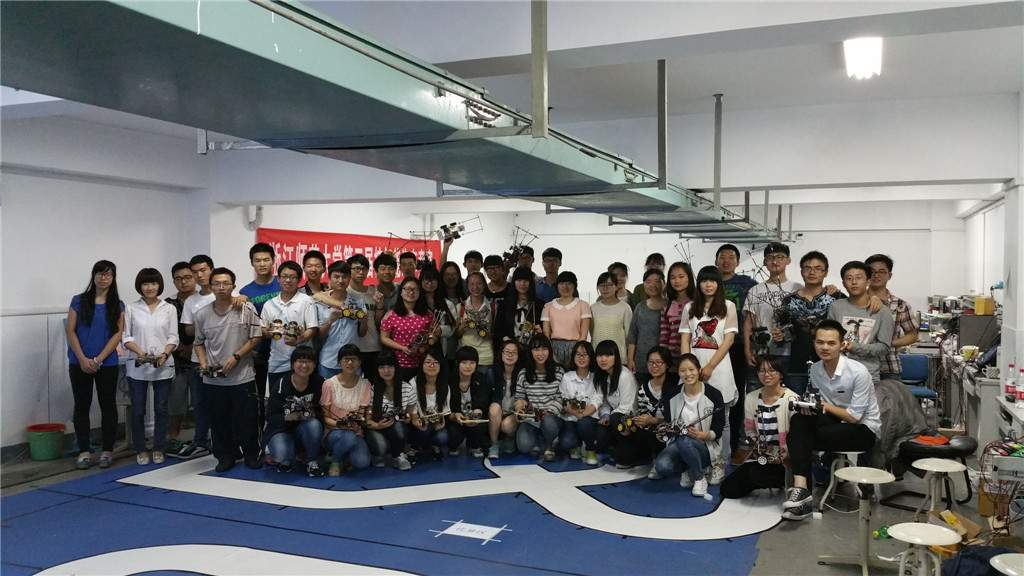
#> input picture face_detect/face2.JPG, 1024 x 576 px, found by its file name
$ python face_detect.py
#> lines starting #> are read from the running program, lines starting #| are printed output that depends on the picture; after the words box and inside, x2 and y2 are one past the last pixel; in counts of white or black regions, pixels touching at a corner belong together
import cv2
filename = 'face2.jpg'

face_cascade=cv2.CascadeClassifier('E:\opencv\opencv\sources\data\haarcascades\haarcascade_frontalface_default.xml')

img = cv2.imread(filename)
#> img is the input picture: shape (576, 1024, 3); mean B, G, R 117.8, 115.7, 114.6
gray = cv2.cvtColor(img,cv2.COLOR_BGR2GRAY)
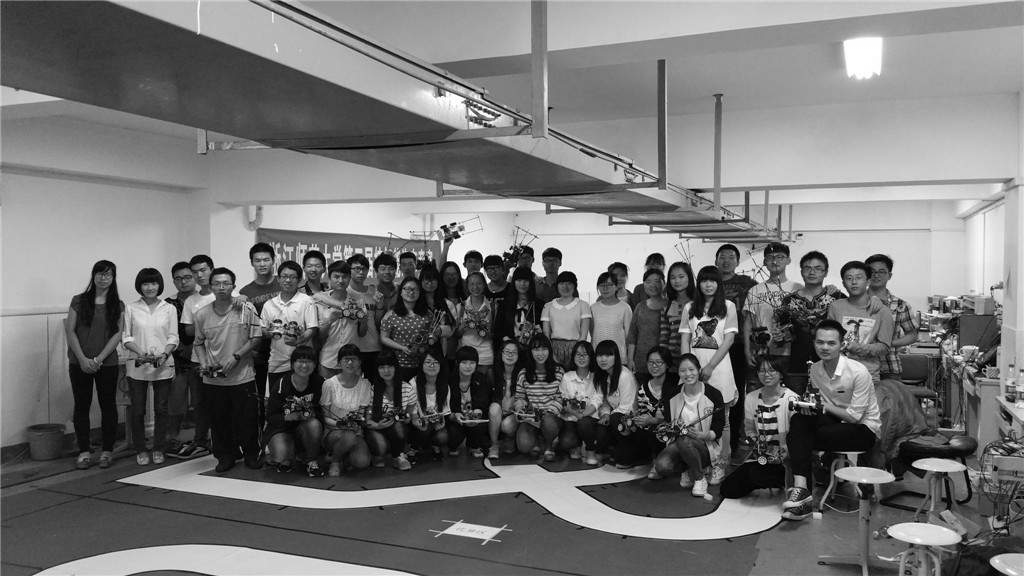
#> gray: shape (576, 1024); min 0, max 255, mean 115.6

faces=face_cascade.detectMultiScale(gray,1.3,5)
#> faces = [[249, 250, 27, 27], [799, 258, 26, 26], [812, 332, 29, 29], [498, 343, 25, 25], [643, 352, 26, 26]]
for (x,y,h,w) in faces:
    img=cv2.rectangle(img,(x,y),(x+w,y+h),(255,0,0),2)
#> this loop made 5 passes
#> pass 1, `img=cv2.rectangle(img,(x,y),(x+w,y+h),(255,0,0),2)`:
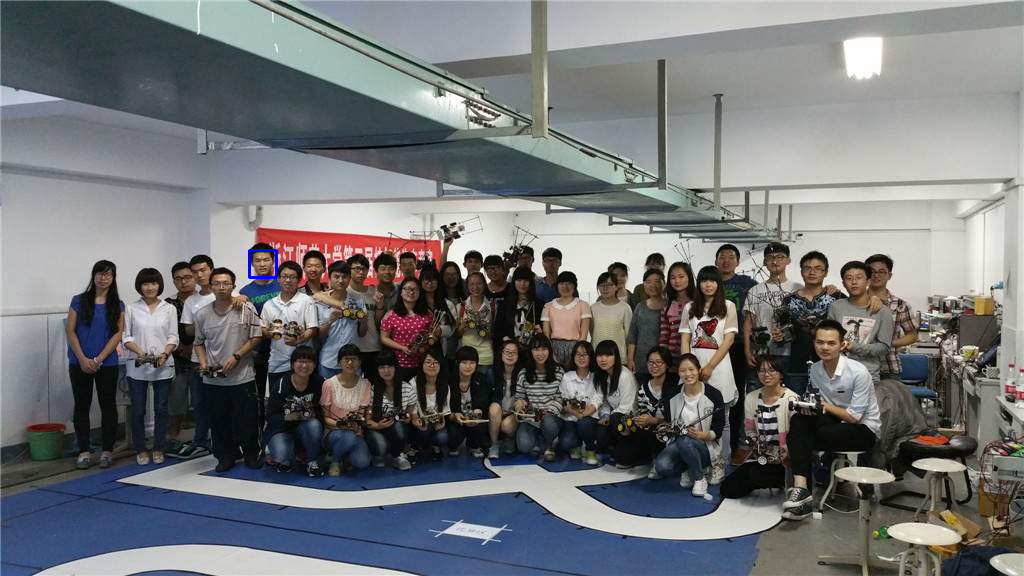
#> img: shape (576, 1024, 3); 0.05% of pixels changed, all inside (x1, y1, x2, y2) = (248, 249, 278, 279)
#> pass 2, `img=cv2.rectangle(img,(x,y),(x+w,y+h),(255,0,0),2)`:
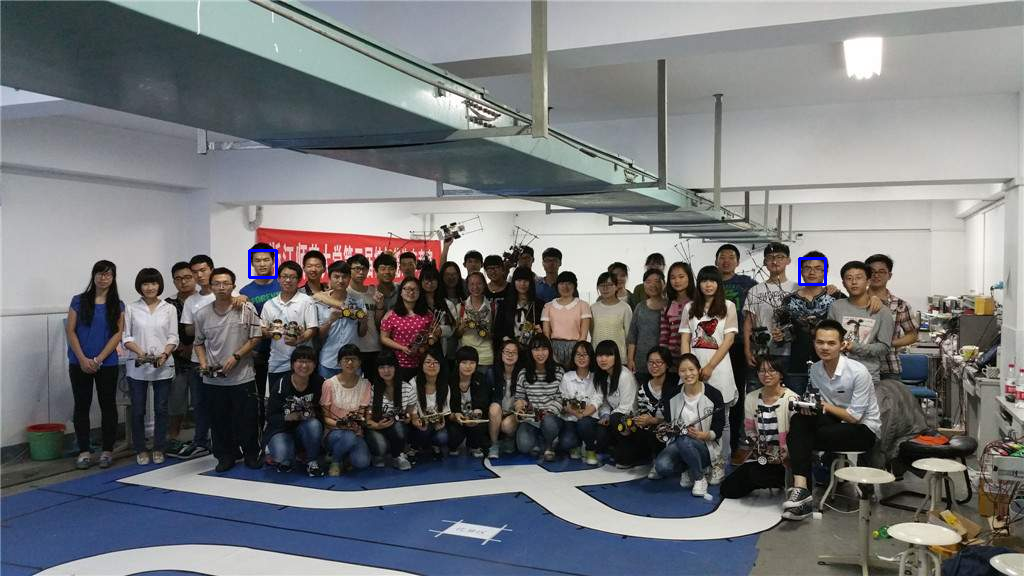
#> img: shape (576, 1024, 3); 0.05% of pixels changed, all inside (x1, y1, x2, y2) = (798, 257, 827, 286)
#> pass 3, `img=cv2.rectangle(img,(x,y),(x+w,y+h),(255,0,0),2)`:
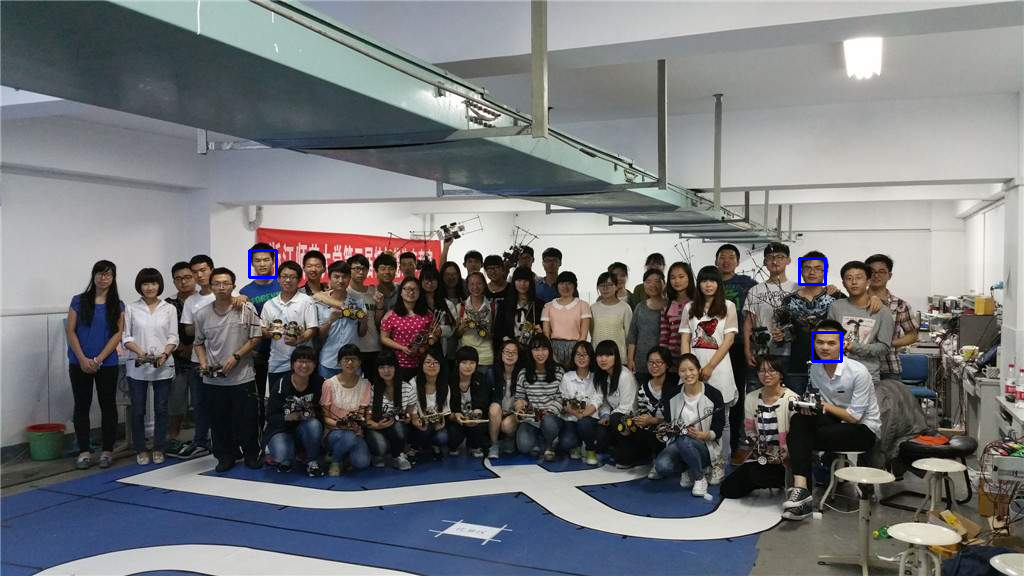
#> img: shape (576, 1024, 3); 0.06% of pixels changed, all inside (x1, y1, x2, y2) = (811, 331, 843, 363)
#> after the loop:
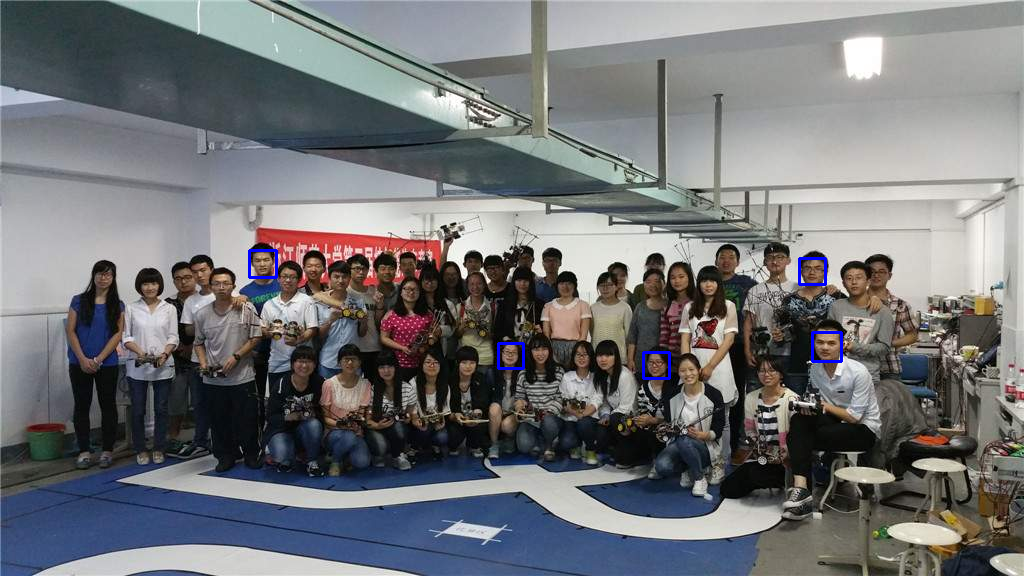
#> img: shape (576, 1024, 3); 0.1% of pixels changed, all inside (x1, y1, x2, y2) = (497, 342, 671, 380)
cv2.namedWindow('faces Detected!')
cv2.imshow('faces Detected!',img)
#cv2.imwrite('faces.jpg',img)
cv2.waitKey(0)

$ run again, with face_detect/face.JPG copied over face_detect/face2.JPG
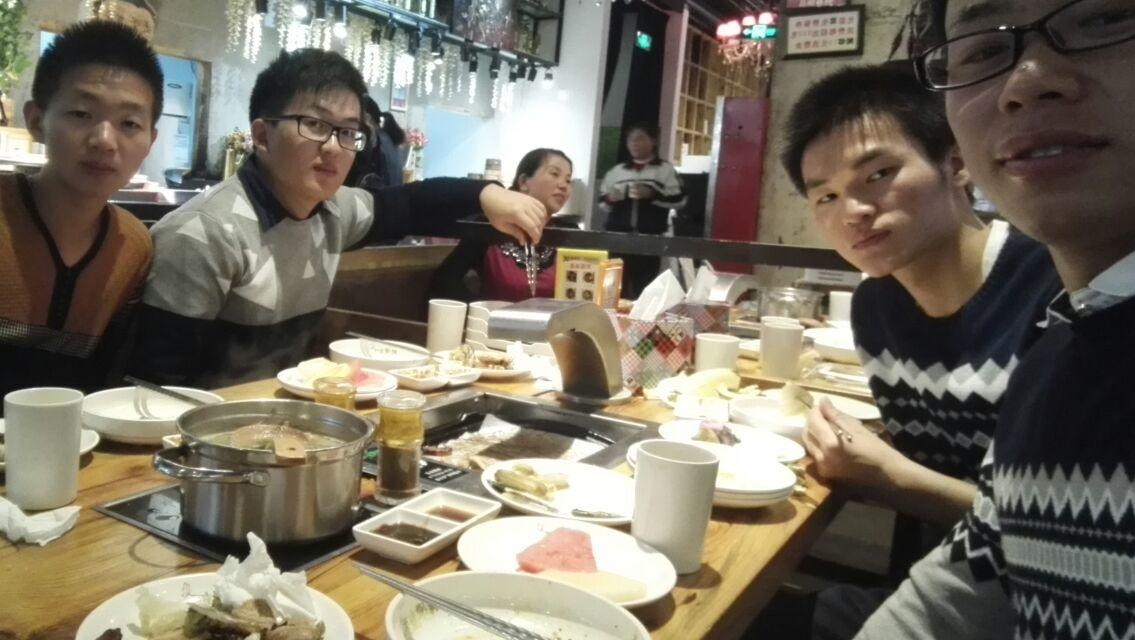
#> input picture face_detect/face.JPG, 1135 x 640 px, found by its file name
#> img is the input picture: shape (640, 1135, 3); mean B, G, R 97.5, 111.6, 118.9
#> `gray = cv2.cvtColor(img,cv2.COLOR_BGR2GRAY)`:
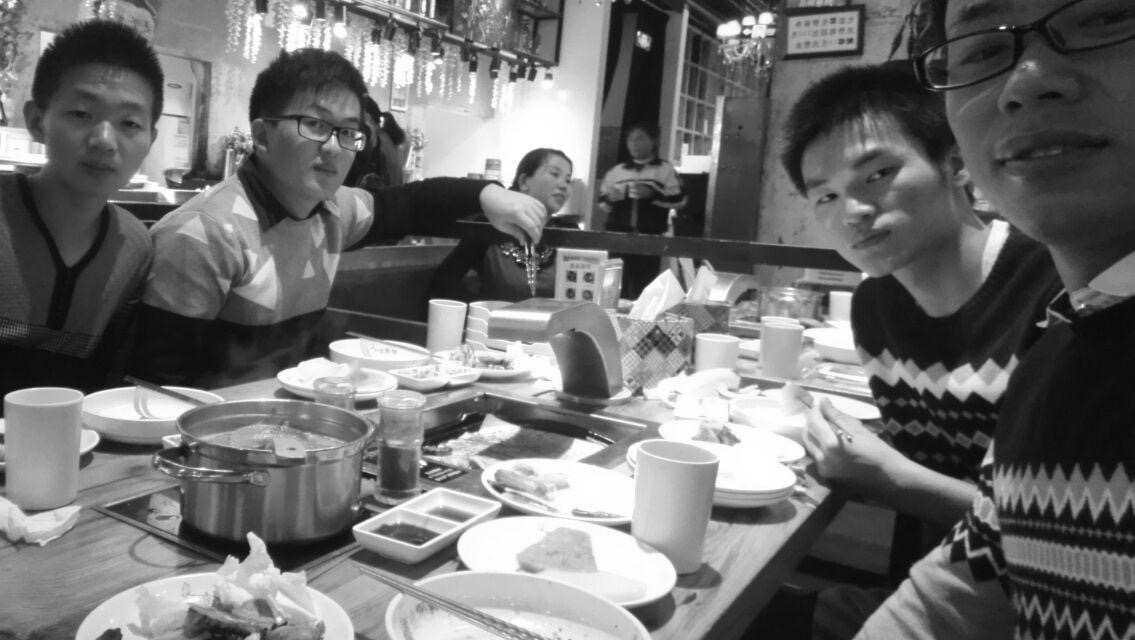
#> gray: shape (640, 1135); min 2, max 255, mean 112.2
#> faces = [[623, 129, 26, 26], [39, 66, 129, 129]]
#> the loop `for (x,y,h,w) in faces:` made 2 passes
#> pass 2, `img=cv2.rectangle(img,(x,y),(x+w,y+h),(255,0,0),2)`:
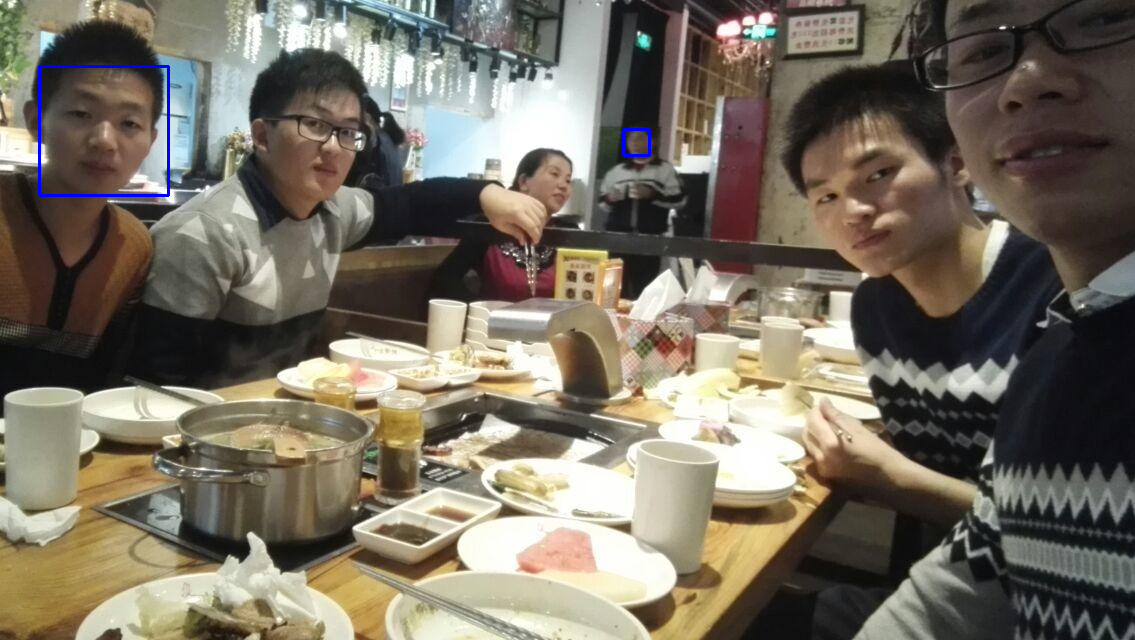
#> img: shape (640, 1135, 3); mean B, G, R 97.9, 111.3, 118.7
